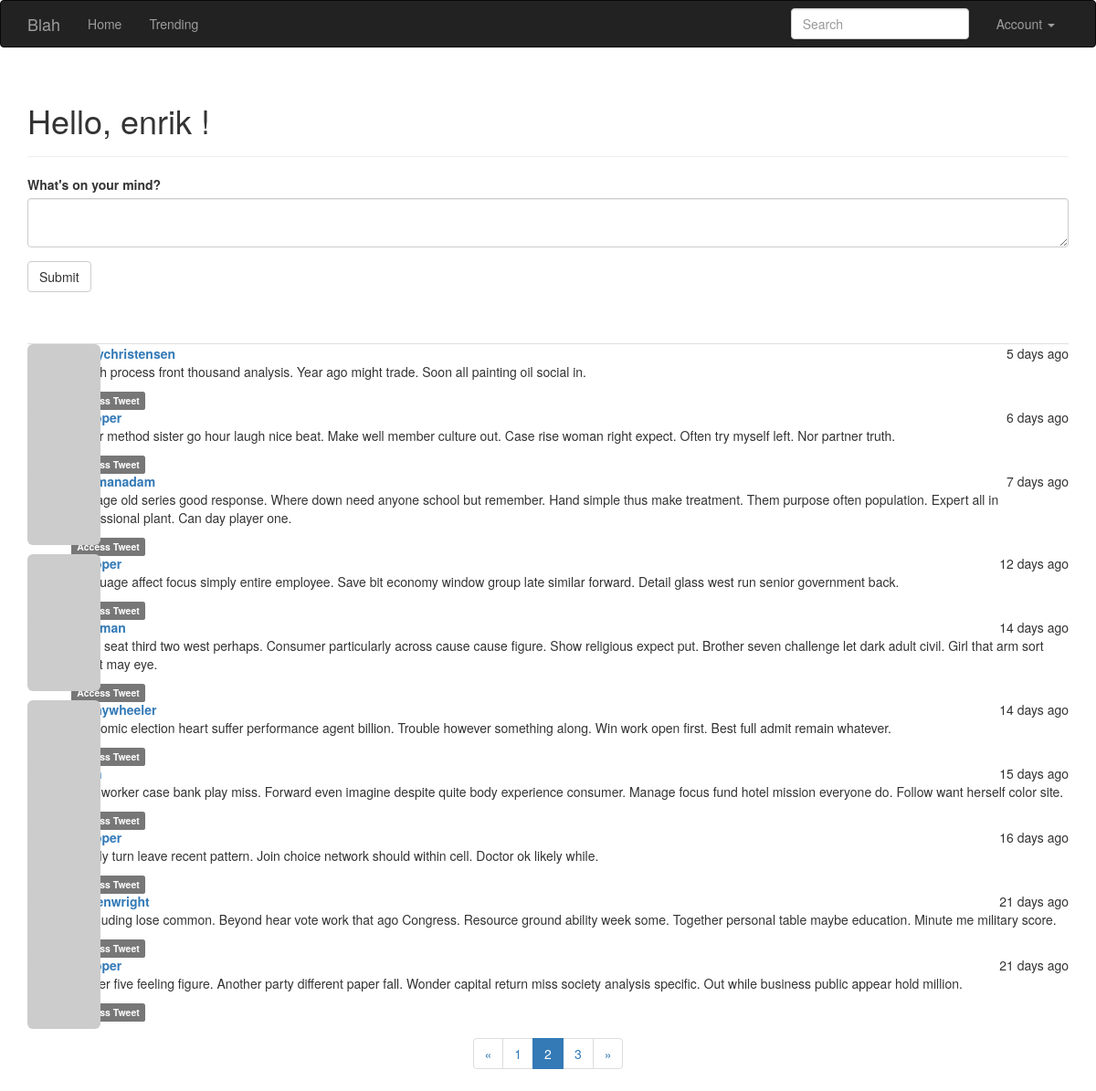
/?page=2 (signed in), run on the app's committed database.
### app/models.py (models this page shows, shortened)
class User(UserMixin, db.Model):
    __tablename__ = 'users'
    id = db.Column(db.Integer, primary_key=True)
    email = db.Column(db.String(64), unique=True, index=True)
    username = db.Column(db.String(64), unique=True, index=True)
    role_id = db.Column(db.Integer, db.ForeignKey('roles.id'))
    password_hash = db.Column(db.String(128))
    confirmed = db.Column(db.Boolean, default=False)
    name = db.Column(db.String(64))
    location = db.Column(db.String(64))
    about_me = db.Column(db.Text())
    member_since = db.Column(db.DateTime(), default=datetime.utcnow)
    last_seen = db.Column(db.DateTime(), default=datetime.utcnow)
    avatar_hash = db.Column(db.String(32))
    posts = db.relationship('Post', backref='author', lazy='dynamic')
    followed = db.relationship('Follow',
                               foreign_keys=[Follow.follower_id],
                               backref=db.backref('follower', lazy='joined'),
                               lazy='dynamic',
                               cascade='all, delete-orphan')
    followers = db.relationship('Follow',
                                foreign_keys=[Follow.followed_id],
                                backref=db.backref('followed', lazy='joined'),
                                lazy='dynamic',
                                cascade='all, delete-orphan')
    @property
    def password(self):
        raise AttributeError('Password is not a readable attribute')
    @property
    def followed_posts(self):
                return Post.query.join(Follow, Follow.followed_id == Post.author_id).filter(Follow.follower_id == self.id)
    def ping(self):
        self.last_seen = datetime.utcnow()
        db.session.add(self)
    def can(self, perm):
        return self.role is not None and self.role.has_permission(perm)
    def gravatar(self, size=100, default='identicon', rating='g'):
        if request.is_secure:
            url = 'https://secure.gravatar.com/avatar'
        else:
            url = 'https://www.gravatar.com/avatar'
        hash = hashlib.md5(self.email.lower().encode('utf-8')).hexdigest()
        return '{url}/{hash}?s={size}&d={default}&r={rating}'.format(
            url=url, hash=hash, size=size, default=default, rating=rating)

class SearchableMixin(object):
    @classmethod
    def before_commit(cls, session):
        session._changes = {
            'add': list(session.new),
            'update': list(session.dirty),
            'delete': list(session.deleted)
        }
    @classmethod
    def after_commit(cls, session):
        for obj in session._changes['add']:
            if isinstance(obj, SearchableMixin):
                add_to_index(obj.__tablename__, obj)
        for obj in session._changes['update']:
            if isinstance(obj, SearchableMixin):
                add_to_index(obj.__tablename__, obj)
        for obj in session._changes['delete']:
            if isinstance(obj, SearchableMixin):
                remove_from_index(obj.__tablename__, obj)
        session._changes = None

class Post(SearchableMixin,db.Model):
    __searchable__ = ['body']
    __tablename__ = 'posts'
    id = db.Column(db.Integer, primary_key=True)
    body = db.Column(db.Text)
    body_html = db.Column(db.Text)
    timestamp = db.Column(db.DateTime, index=True, default=datetime.utcnow)
    author_id = db.Column(db.Integer, db.ForeignKey('users.id'))

### app/main/views.py (the view)
@main.route('/', methods=['GET', 'POST'])
@login_required
def index():
    form = PostForm()
    if current_user.can(Permission.WRITE) and form.validate_on_submit():
        post = Post(body=form.body.data, author=current_user._get_current_object())
        db.session.add(post)
        db.session.commit()
        return redirect(url_for('.index'))
    page = request.args.get('page', 1, type=int)
    show_followed = False
    show_followed = bool(request.cookies.get('show_followed', ''))
    query = current_user.followed_posts
    pagination = query.order_by(Post.timestamp.desc()).paginate(
        page, per_page=current_app.config['POSTS_PER_PAGE'],
        error_out=False)
    posts = pagination.items
    return render_template('index.html', form=form, posts=posts,
                           show_followed=show_followed, pagination=pagination)

### app/main/forms.py
class SearchForm(FlaskForm):
    q = StringField(_l('Search'), validators=[DataRequired()])
    def __init__(self, *args, **kwargs):
        if 'formdata' not in kwargs:
            kwargs['formdata'] = request.args
        if 'csrf_enabled' not in kwargs:
            kwargs['csrf_enabled'] = False
        super(SearchForm, self).__init__(*args, **kwargs)

class PostForm(FlaskForm):
    body = PageDownField("What's on your mind?", validators=[DataRequired()])
    submit = SubmitField('Submit')

### app/auth/views.py (called while the page is built)
@auth.before_app_request
def before_request():
    if current_user.is_authenticated:
        current_user.ping()
        if not current_user.confirmed \
                and request.endpoint \
                and request.blueprint != 'auth' \
                and request.endpoint != 'static':
            return redirect(url_for('auth.unconfirmed'))

### app/main/__init__.py (called while the page is built)
@main.app_context_processor
def inject_permissions():
    return dict(Permission=Permission)

### app/main/views.py (called while the page is built)
@main.before_app_request
def before_request():
    current_user.last_seen = datetime.utcnow()
    db.session.commit()
    g.search_form = SearchForm()
    g.locale = str(get_locale())

### app/models.py (called while the page is built)
@login_manager.user_loader
def load_user(user_id):
    return User.query.get(int(user_id))

    def has_permission(self, perm):
        return self.permissions & perm == perm

### app/templates/index.html (shortened to what this page needs)
{% extends "base.html" %}
{% import "bootstrap/wtf.html" as wtf %}
{% import "macros.html" as macros %}
{% block page_content %}
<div class="page-header">
    <h1>Hello,
        {% if current_user.is_authenticated %}
          {{ current_user.username }}
        {% else %}
          Stranger
        {% endif %}!
    </h1>
</div>
<div>
    {% if current_user.can(Permission.WRITE) %}
    {{ wtf.quick_form(form) }}
    {% endif %}
</div>
{% include 'templatePosts.html' %}
{% if pagination %}
<div class="text-center">
    {{ macros.pagination_widget(pagination, '.index') }}
</div>
{% endif %}
{% endblock %}

### app/templates/templatePosts.html
<br><br>
<ul class="posts">
    {% for post in posts %}
    <li class="list-unstyled">
        <div class="post-thumbnail" >
            <a href="{{ url_for('.user', username=post.author.username) }}">
                <img class="img-rounded profile-thumbnail" src="{{ post.author.gravatar(size=40) }}">
            </a>
        </div>
        <div class="post-content">
            <div class="post-date">{{ moment(post.timestamp).fromNow() }}</div>
            <div class="post-author"><a href="{{ url_for('.user', username=post.author.username) }}">{{ post.author.username }}</a></div>
            <div class="post-body">
              {% if post.body_html %}
                {{ post.body_html | safe }}
              {% else %}
                {{ post.body }}
              {% endif %}
            </div>
            <div class="post-footer">
                <a href="{{ url_for('.post', id=post.id) }}">
                    <span class="label label-default">Access Tweet</span>
                </a>
            </div>
        </div>
    </li>
    {% endfor %}
</ul>

### app/static/styles.css (style rules this page uses)
.profile-thumbnail { position: absolute; }
ul.posts { list-style-type: none; padding: 0px; margin: 16px 0px 0px 0px; border-top: 1px solid #e0e0e0; }
div.post-date { float: right; }
div.post-author { font-weight: bold; }
div.post-thumbnail { position: absolute; }
div.post-content { margin-left: 48px; min-height: 48px; }

### data on the page
User: username "enrik"
Post: timestamp "5 days ago", author.username "emilychristensen", body_html "Laugh process front thousand analysis. Year ago might trade. Soon all painting oil social in."
Post: timestamp "6 days ago", body_html "Letter method sister go hour laugh nice beat. Make well member culture out. Case rise woman right expect. Often try myself left. Nor partner truth."
Post: timestamp "7 days ago", author.username "hartmanadam", body_html "Manage old series good response. Where down need anyone school but remember. Hand simple thus make treatment. Them purpose often population. Expert all in professional plant. Can day player one."
Post: timestamp "12 days ago", body_html "Language affect focus simply entire employee. Save bit economy window group late similar forward. Detail glass west run senior government back."
Post: timestamp "14 days ago", body_html "From seat third two west perhaps. Consumer particularly across cause cause figure. Show religious expect put. Brother seven challenge let dark adult civil. Girl that arm sort street may eye."
Post: timestamp "14 days ago", author.username "tiffanywheeler", body_html "Economic election heart suffer performance agent billion. Trouble however something along. Win work open first. Best full admit remain whatever."
Post: timestamp "15 days ago", body_html "Cold worker case bank play miss. Forward even imagine despite quite body experience consumer. Manage focus fund hotel mission everyone do. Follow want herself color site."
Post: timestamp "16 days ago", body_html "Family turn leave recent pattern. Join choice network should within cell. Doctor ok likely while."
Post: timestamp "21 days ago", author.username "stevenwright", body_html "If including lose common. Beyond hear vote work that ago Congress. Resource ground ability week some. Together personal table maybe education. Minute me military score."
Post: timestamp "21 days ago", body_html "Career five feeling figure. Another party different paper fall. Wonder capital return miss society analysis specific. Out while business public appear hold million."

### other printed values
{{ p }} "1" "3"
{{ p }} "2"
